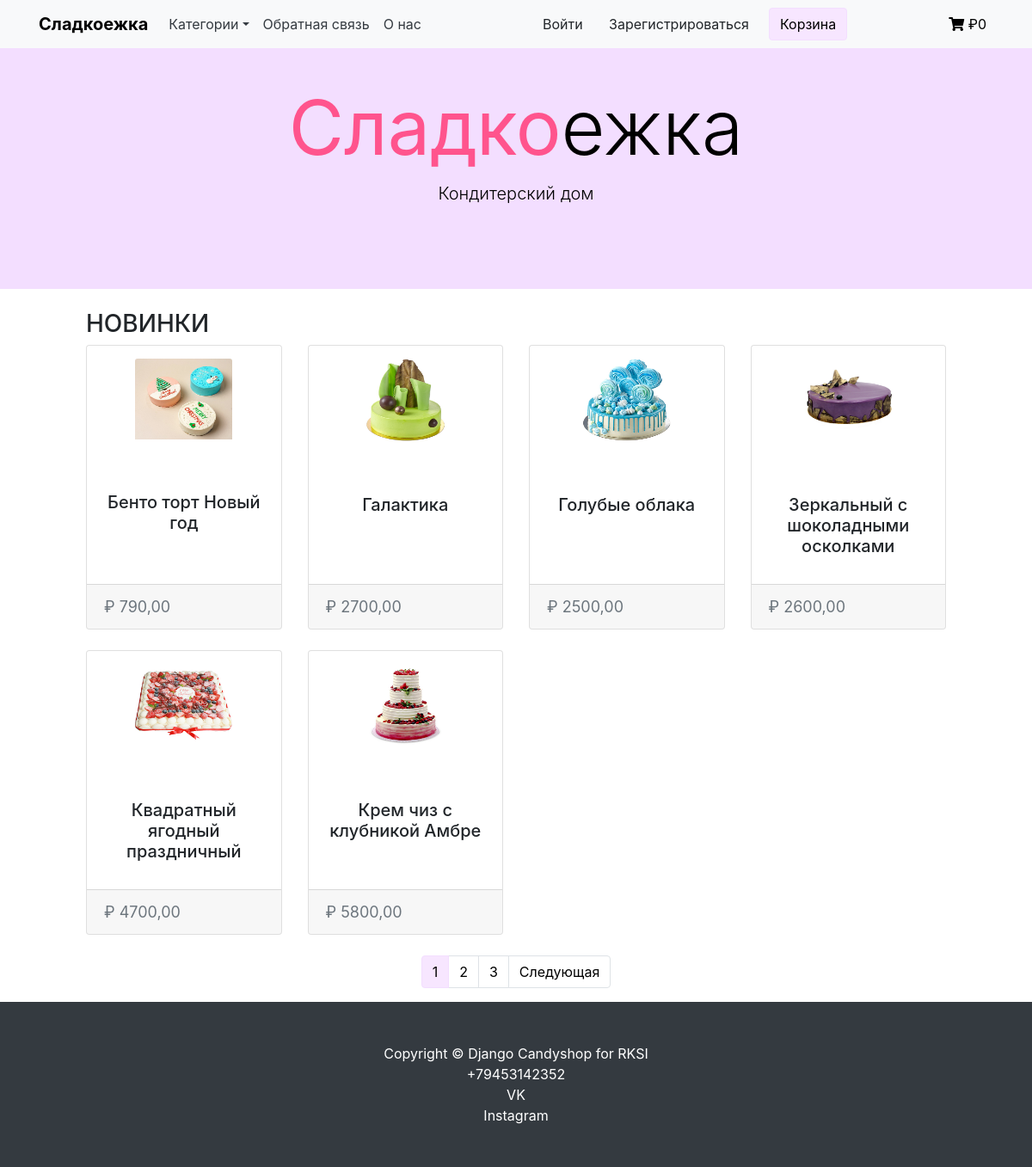
The page / on the database its author committed.
### shop/models.py (models this page shows, shortened)
class Product(models.Model):
    category = models.ForeignKey(Category, verbose_name='Категория', on_delete=models.CASCADE)
    title = models.CharField(max_length=255, verbose_name='Наименование')
    slug = models.SlugField(unique=True)
    image = models.ImageField(verbose_name='Изображение')
    description = models.TextField(verbose_name='Описание', null=True)
    price = models.DecimalField(max_digits=9, decimal_places=2, verbose_name='Цена')
    available = models.BooleanField(default=True, verbose_name='Доступность')
    class Meta:
        verbose_name = 'Товары'  # отображение названия в админке
        verbose_name_plural = 'Товары'  # отображение названия в админке
        ordering = ('title',)
    def get_absolute_url(self):
        return reverse('shop:product_detail', args=[self.category.slug,
                                                    self.slug])  # c помощью reverse формируем маршурут с именем shop:product_detail, для этого дополнитнительно  передаем нужные параметры

### shop/views.py (the view)
# urls.py: path('', ShopHome.as_view(), name='product_list'),
class ShopHome(DataMixin, ListView):
    model = Product
    template_name = 'shop/product/list.html'
    context_object_name = 'products'
    def get_context_data(self, *, object_list=None, **kwargs):
        context = super().get_context_data(**kwargs)  # вызываем родительский метод, чтобы получить базовый контекст
        context['title'] = "Главная"  # добавляем к контексту свои данные, полученные с помощью метода get_user_context
        return dict(list(context.items()))
    def get_queryset(self):
        return Product.objects.all().select_related('category')

### cart/cart_services.py (called while the page is built)
    def get_cart(self) -> Dict[str, Dict[str, Union[str, int]]]:
        return self.session.get(settings.CART_ID, {})

### cart/context_processors.py (called while the page is built)
def get_cart_total_price(request):
    cart = Cart(request)
    cart_total_price = sum(Decimal(item['price']) * item['quantity'] for item in cart.get_cart().values())
    return {
        'cart_total_price': cart_total_price
    }

### shop/context_processors.py (called while the page is built)
def get_categories_from_shop(request):
    categories = Category.objects.all()
    return {'categories': categories}

### shop/models.py (called while the page is built)
    def get_absolute_url(self):
        return reverse('shop:product_list_by_category', args=[self.slug])

### shop/templates/shop/product/list.html (shortened to what this page needs)
{% extends "shop/base.html" %}
{% load static %}
{% block content %}
    <br>
    <h3 class="sec-popular-goods_title title-h3">
        {% if category %}
            {{ category.name }}
        {% else %}
            НОВИНКИ
        {% endif %}
    </h3>
    <div class="row row-cols-1 row-cols-md-3 g-4">
        {% for product in products %}
            <div class="col" style="max-width: 25%;">
                <div class="card h-100" >
                    <a href="{{ product.get_absolute_url }}" style="text-align:center">
                        <img src="{% if product.image %}{{ product.image.url }}{% else %}{% static 'shop/img/no_image.png' %}{% endif %}" class="card-img-top" style="margin-top:15px;height:75%;width:50%" alt="...">
                    </a>
                    <div class="card-body">
                        <h5 class="card-title" style="text-align:center; margin-top:25px">{{ product.title }}</h5>
                    </div>
                    <div class="card-footer">
                        <small class="text-muted" style="font-size: 18px">₽ {{ product.price }}</small>
                    </div>
                </div>
            </div>
        {% endfor %}
    </div>
{% endblock %}

### shop/templates/shop/base.html (shortened to what this page needs)
{% load static %}
<!DOCTYPE html>
<html>
  <head>
    <link href="{% static 'shop/css/base.css' %}" rel="stylesheet">
    <link rel="stylesheet" href="https://cdnjs.cloudflare.com/ajax/libs/twitter-bootstrap/4.1.3/css/bootstrap.min.css">
    <link rel="stylesheet" href="{% static 'shop/css/bootstrap.css'  %}">
    <link href="https://cdn.jsdelivr.net/npm/bootstrap@5.2.1/dist/css/bootstrap.min.css" rel="stylesheet">
    <link rel="stylesheet" href="https://pro.fontawesome.com/releases/v5.10.0/css/all.css"/>
    <link rel="stylesheet" href="https://cdnjs.cloudflare.com/ajax/libs/font-awesome/5.13.0/css/all.min.css">
    <link rel="stylesheet" href="https://stackpath.bootstrapcdn.com/bootstrap/4.4.1/css/bootstrap.min.css">
  </head>
<body>
    {% block mainmenu %}
    <div class="header-white">
        <nav class="navbar navbar-dark navbar-expand-md navigation-clean-search fixed-top bg-light">
            <div class="container">
                <a class="navbar-brand text-dark" href="{% url 'shop:product_list' %}">
                    <span style="color:black"><b>Сладкоежка</b></span>
                </a>
                <div class="collapse navbar-collapse" id="navcol-1">
                    <ul class="nav navbar-nav">
                        <li class="dropdown">
                            <a class="dropdown-toggle nav-link dropdown-toggle text-dark" data-toggle="dropdown" aria-expanded="false" href="#">Категории</a>
                        </li>
                        <li class="nav-item" role="presentation">
                            <a class="nav-link active text-dark" href="{% url 'shop:feedback' %}">Обратная связь</a>
                        </li>
                        <li class="nav-item" role="presentation">
                            <a class="nav-link active text-dark" href="{% url 'shop:about' %}">О нас</a>
                        </li>
                    </ul>
                    {% if request.user.is_authenticated %}
                    <span style="color:black;">Здравствуйте, {{ user.username }} &nbsp</span>
                    <a class="btn btn-light action-button" role="button" href="{% url 'shop:logout' %}">Выйти</a>
                    {% else %}
                    <a class="btn btn-light action-button" role="button" href="{% url 'shop:login' %}">Войти</a>&nbsp
                    <a class="btn btn-light action-button" role="button" href="{% url 'shop:register' %}">Зарегистрироваться</a>
                    {% endif %}
                </div>
                <a class="ott btn btn-primary" style="color:black; background-color:#f7e6ff; border-color:#f3deff" href="{% url 'cart:cart_detail' %}" role="button">
                    <span >Корзина</span>
                </a>
                <div class="collapse navbar-collapse" id="navbarCollapse">
                    <ul class="navbar-nav ml-auto">
                        <li class="nav-item">
                            <div class="dropdown-custom">
                                <a href="{% url 'cart:cart_detail' %}" class="nav-link text-black drop-btn">
                                    <i class="fas fa-shopping-cart"></i>
                                    ₽<span id="cart_price">{{ cart_total_price }}</span>
                                </a>
                            </div>
                        </li>
                    </ul>
                </div>
            </div>
        </nav>
    </div>
    {% endblock mainmenu %}
    <header class="bg-dark py-5" style="background-color:#f3deff!important">
        <div class="container px-4 px-lg-5 my-5">
            <div class="text-center text-white">
                <h1 class="display-2" style="color:black"><span style="color:#ff548d"><b>Сладко</b></span>ежка</h1>
                <p class="lead mb-0" style="color:black">Кондитерский дом</p>
            </div>
        </div>
    </header>
    <div id="content">
        {% block content %} {% endblock %}
    </div>
    <br>
    {% if page_obj.has_other_pages %}
    <nav aria-label="...">
        <ul class="pagination justify-content-center">
            {% for p in paginator.page_range %}
            {% if page_obj.number == p %}
            <li class="page-item active" aria-current="{{ p }}">
                <span class="page-link" style="color:black; background-color:#f7e6ff; border-color:#f3deff">{{ p }}</span>
            </li>
            {% elif p >= page_obj.number|add:-2 and p <= page_obj.number|add:2  %}
            <li class="page-item">
                <a class="page-link" style="color:black;" href="?page={{ p }}">{{ p }}</a>
            </li>
            {% endif %}
            {% endfor %}
            {% if page_obj.has_next %}
            <li class="page-item">
                <a class="page-link" style="color:black" href="?page={{ page_obj.next_page_number }}">Следующая</a>
            </li>
            {% endif %}
        </ul>
    </nav>
    {% endif %}
<footer class="py-5 bg-dark footer">
    <div class="container">
        <p class="m-0 text-center text-white">Copyright &copy; Django Candyshop for RKSI</p>
        <p class="m-0 text-center text-white">+79453142352</p>
        <p class="m-0 text-center text-white">
            <a class="text-white" href="https://vk.com">
                VK
            </a>
        </p>
        <p class="m-0 text-center text-white">
            <a class="text-white" href="https://instagram.com">Instagram</a>
        </p>
    </div>
</footer>
</body>
</html>

### shop/static/shop/css/base.css (style rules this page uses)
body { margin:0; padding:0; font-family:'Lobster'; }
h1, h2, h3, h4, h5 , h6 { font-family: 'Lobster'; font-weight:normal; }
a { text-decoration:none; color:#5993bb; }
#content { padding:0 100px; overflow:hidden; }

### rows shown on the page
Product: image (picture), title "Бенто торт Новый год", price "790,00"
Product: image (picture), title "Галактика", price "2700,00"
Product: image (picture), title "Голубые облака", price "2500,00"
Product: image (picture), title "Зеркальный с шоколадными осколками", price "2600,00"
Product: image (picture), title "Квадратный ягодный праздничный", price "4700,00"
Product: image (picture), title "Крем чиз с клубникой Амбре", price "5800,00"

### other values the page prints
{{ cart_total_price }} "0"
{{ p }} "1"
{{ p }} "2" "3"
